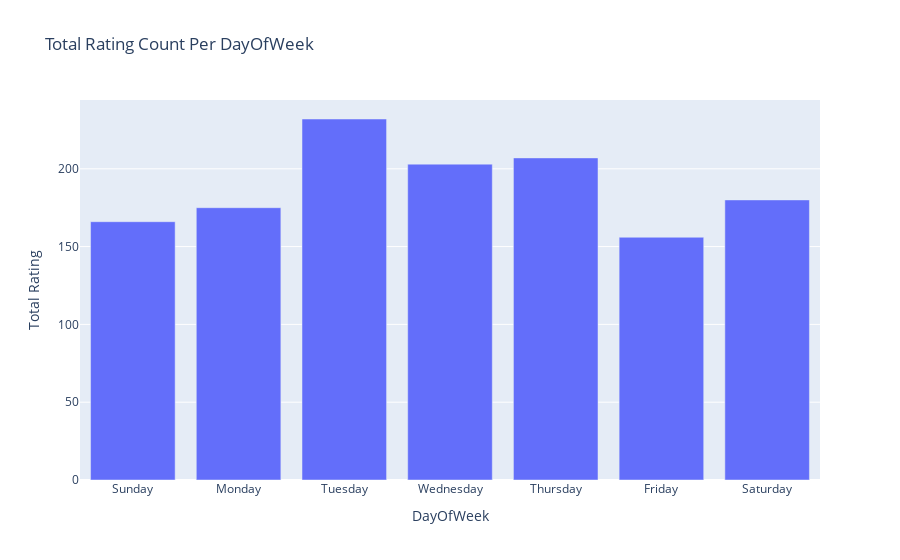

Notebook code cell kept with this figure:
### Code cell
day_names = ['Sunday', 'Monday', 'Tuesday', 'Wednesday', 'Thursday', 'Friday', 'Saturday']
annual_rating = df_clean.groupby(['DayOfWeek'])['Rating'].sum().reset_index()

# Create a bar chart
fig = px.bar(
    annual_rating,
    x='DayOfWeek',
    y='Rating',
    labels={'DayOfWeek': 'DayOfWeek', 'Rating': 'Total Rating'},
    title='Total Rating Count Per DayOfWeek'
)

# Customize the x-axis ticks to display day names
fig.update_xaxes(
    tickmode='array',
    tickvals=annual_rating['DayOfWeek'].unique(),
    ticktext=day_names
)

fig.show()

### Figure 1 — Plotly figure (JSON) as saved in the notebook; plotly's stock layout.template omitted (floating-point values rounded to 4 significant figures)
{"data": [{"alignmentgroup": "True", "hovertemplate": "DayOfWeek=%{x}<br>Total Rating=%{y}<extra></extra>", "legendgroup": "", "marker": {"color": "#636efa", "pattern": {"shape": ""}}, "name": "", "offsetgroup": "", "orientation": "v", "showlegend": false, "textposition": "auto", "type": "bar", "x": [0, 1, 2, 3, 4, 5, 6], "xaxis": "x", "y": [166, 175, 232, 203, 207, 156, 180], "yaxis": "y"}], "layout": {"barmode": "relative", "legend": {"tracegroupgap": 0}, "title": {"text": "Total Rating Count Per DayOfWeek"}, "xaxis": {"anchor": "y", "domain": [0, 1], "tickmode": "array", "ticktext": ["Sunday", "Monday", "Tuesday", "Wednesday", "Thursday", "Friday", "Saturday"], "tickvals": [0, 1, 2, 3, 4, 5, 6], "title": {"text": "DayOfWeek"}}, "yaxis": {"anchor": "x", "domain": [0, 1], "title": {"text": "Total Rating"}}}}
